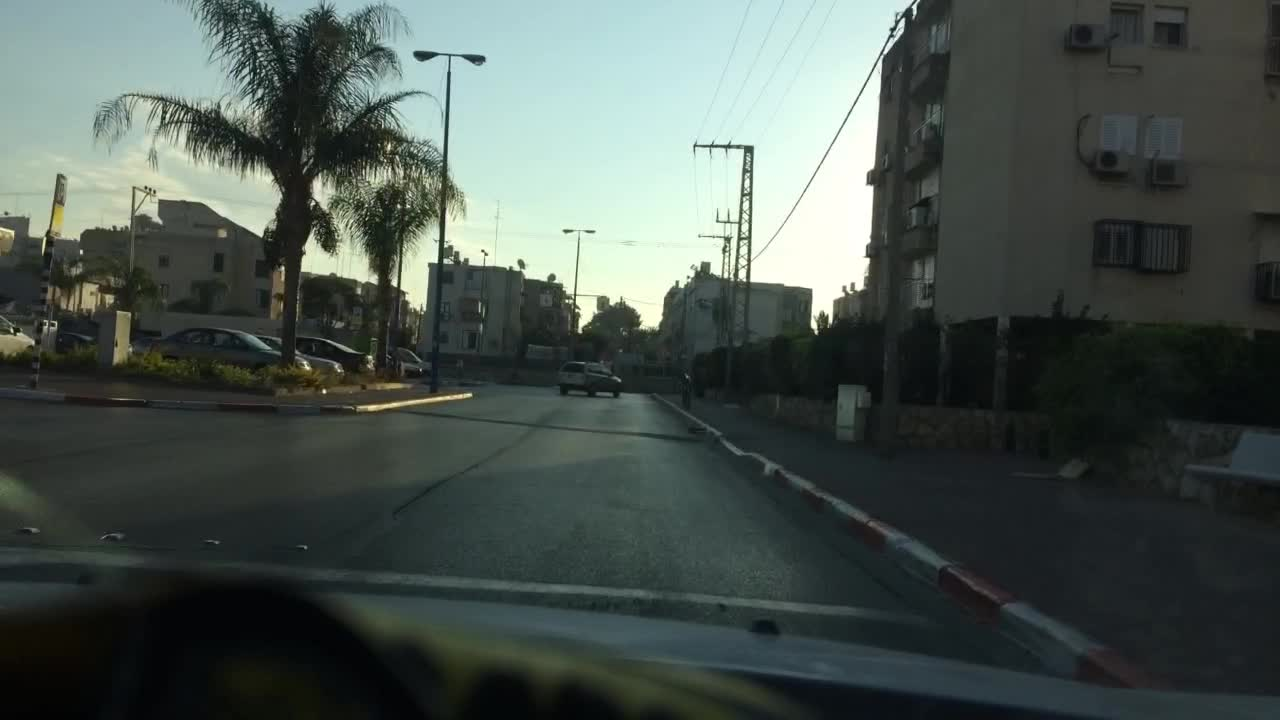
#> input picture TrainA/000d4f89-3bcbe37a.jpg, 1280 x 720 px
$ python -i __init__.py   (imports and definitions only)
#> lines starting #> are read from the running program, lines starting #| are printed output that depends on the picture
#> further down, picture is the input picture: shape (720, 1280, 3); mean B, G, R 79.2, 84.2, 74.2
import cv2
import numpy as np
import copy


class image_dehazer():
    def __init__(self, airlightEstimation_windowSze=15, boundaryConstraint_windowSze=3, C0=20, C1=300,
                 regularize_lambda=0.1, sigma=0.5, delta=0.85, showHazeTransmissionMap=True):
        self.airlightEstimation_windowSze = airlightEstimation_windowSze
        self.boundaryConstraint_windowSze = boundaryConstraint_windowSze
        self.C0 = C0
        self.C1 = C1
        self.regularize_lambda = regularize_lambda
        self.sigma = sigma
        self.delta = delta
        self.showHazeTransmissionMap = showHazeTransmissionMap
        self._A = []
        self._transmission = []
        self._WFun = []

    def __AirlightEstimation(self, HazeImg):
        if (len(HazeImg.shape) == 3):
            for ch in range(len(HazeImg.shape)):
                kernel = np.ones((self.airlightEstimation_windowSze, self.airlightEstimation_windowSze), np.uint8)
                minImg = cv2.erode(HazeImg[:, :, ch], kernel)
                self._A.append(int(minImg.max()))
#> after the loop, self._A = [250, 255, 255]
        else:
            kernel = np.ones((self.airlightEstimation_windowSze, self.airlightEstimation_windowSze), np.uint8)
            minImg = cv2.erode(HazeImg, kernel)
            self._A.append(int(minImg.max()))

    def __BoundCon(self, HazeImg):
        if (len(HazeImg.shape) == 3):

            t_b = np.maximum((self._A[0] - HazeImg[:, :, 0].astype(float)) / (self._A[0] - self.C0),
                             (HazeImg[:, :, 0].astype(float) - self._A[0]) / (self.C1 - self._A[0]))
            t_g = np.maximum((self._A[1] - HazeImg[:, :, 1].astype(float)) / (self._A[1] - self.C0),
                             (HazeImg[:, :, 1].astype(float) - self._A[1]) / (self.C1 - self._A[1]))
            t_r = np.maximum((self._A[2] - HazeImg[:, :, 2].astype(float)) / (self._A[2] - self.C0),
                             (HazeImg[:, :, 2].astype(float) - self._A[2]) / (self.C1 - self._A[2]))

            MaxVal = np.maximum(t_b, t_g, t_r)
            self._Transmission = np.minimum(MaxVal, 1)
        else:
            self._Transmission = np.maximum((self._A[0] - HazeImg.astype(float)) / (self._A[0] - self.C0),
                                            (HazeImg.astype(float) - self._A[0]) / (self.C1 - self._A[0]))
            self._Transmission = np.minimum(self._Transmission, 1)

        kernel = np.ones((self.boundaryConstraint_windowSze, self.boundaryConstraint_windowSze), float)
        self._Transmission = cv2.morphologyEx(self._Transmission, cv2.MORPH_CLOSE, kernel=kernel)

    def __LoadFilterBank(self):
        KirschFilters = []
        KirschFilters.append(np.array([[-3, -3, -3], [-3, 0, 5], [-3, 5, 5]]))
        KirschFilters.append(np.array([[-3, -3, -3], [-3, 0, -3], [5, 5, 5]]))
        KirschFilters.append(np.array([[-3, -3, -3], [5, 0, -3], [5, 5, -3]]))
        KirschFilters.append(np.array([[5, -3, -3], [5, 0, -3], [5, -3, -3]]))
        KirschFilters.append(np.array([[5, 5, -3], [5, 0, -3], [-3, -3, -3]]))
        KirschFilters.append(np.array([[5, 5, 5], [-3, 0, -3], [-3, -3, -3]]))
        KirschFilters.append(np.array([[-3, 5, 5], [-3, 0, 5], [-3, -3, -3]]))
        KirschFilters.append(np.array([[-3, -3, 5], [-3, 0, 5], [-3, -3, 5]]))
        KirschFilters.append(np.array([[-1, -1, -1], [-1, 8, -1], [-1, -1, -1]]))
        return (KirschFilters)

    def __CalculateWeightingFunction(self, HazeImg, Filter):

        # Computing the weight function... Eq (17) in the paper

        HazeImageDouble = HazeImg.astype(float) / 255.0
        if (len(HazeImg.shape) == 3):
            Red = HazeImageDouble[:, :, 2]
            d_r = self.__circularConvFilt(Red, Filter)

            Green = HazeImageDouble[:, :, 1]
            d_g = self.__circularConvFilt(Green, Filter)

            Blue = HazeImageDouble[:, :, 0]
            d_b = self.__circularConvFilt(Blue, Filter)

            return (np.exp(-((d_r ** 2) + (d_g ** 2) + (d_b ** 2)) / (2 * self.sigma * self.sigma)))
        else:
            d = self.__circularConvFilt(HazeImageDouble, Filter)
            return (np.exp(-((d ** 2) + (d ** 2) + (d ** 2)) / (2 * self.sigma * self.sigma)))

    def __circularConvFilt(self, Img, Filter):
        FilterHeight, FilterWidth = Filter.shape
        assert (FilterHeight == FilterWidth), 'Filter must be square in shape --> Height must be same as width'
        assert (FilterHeight % 2 == 1), 'Filter dimension must be a odd number.'

        filterHalsSize = int((FilterHeight - 1) / 2)
        rows, cols = Img.shape
        PaddedImg = cv2.copyMakeBorder(Img, filterHalsSize, filterHalsSize, filterHalsSize, filterHalsSize,
                                       borderType=cv2.BORDER_WRAP)
        FilteredImg = cv2.filter2D(PaddedImg, -1, Filter)
        Result = FilteredImg[filterHalsSize:rows + filterHalsSize, filterHalsSize:cols + filterHalsSize]
        return (Result)

    def __CalTransmission(self, HazeImg):
        rows, cols = self._Transmission.shape

        KirschFilters = self.__LoadFilterBank()

        # Normalize the filters
        for idx, currentFilter in enumerate(KirschFilters):
            KirschFilters[idx] = KirschFilters[idx] / np.linalg.norm(currentFilter)

        # Calculate Weighting function --> [rows, cols. numFilters] --> One Weighting function for every filter
        WFun = []
        for idx, currentFilter in enumerate(KirschFilters):
            WFun.append(self.__CalculateWeightingFunction(HazeImg, currentFilter))
#> after the loop, WFun = 9 items

        # Precompute the constants that are later needed in the optimization step
        tF = np.fft.fft2(self._Transmission)
        DS = 0

        for i in range(len(KirschFilters)):
            D = self.__psf2otf(KirschFilters[i], (rows, cols))
            # D = psf2otf(KirschFilters[i], (rows, cols))
            DS = DS + (abs(D) ** 2)
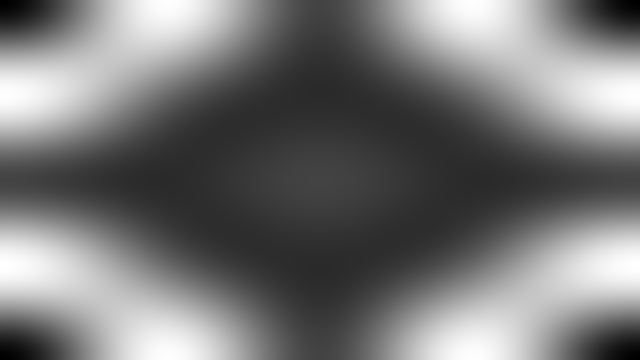
#> DS: shape (720, 1280) float64 (shown at 1/2 size); min 1.91e-31, max 19.53, mean 9; drawn with min black and max white

        # Cyclic loop for refining t and u --> Section III in the paper
        beta = 1  # Start Beta value --> selected from the paper
        beta_max = 2 ** 4  # Selected from the paper --> Section III --> "Scene Transmission Estimation"
        beta_rate = 2 * np.sqrt(2)  # Selected from the paper

        while (beta < beta_max):
            gamma = self.regularize_lambda / beta

            # Fixing t first and solving for u
            DU = 0
            for i in range(len(KirschFilters)):
                dt = self.__circularConvFilt(self._Transmission, KirschFilters[i])
                u = np.maximum((abs(dt) - (WFun[i] / (len(KirschFilters) * beta))), 0) * np.sign(dt)
                DU = DU + np.fft.fft2(self.__circularConvFilt(u, cv2.flip(KirschFilters[i], -1)))

            # Fixing u and solving t --> Equation 26 in the paper
            # Note: In equation 26, the Numerator is the "DU" calculated in the above part of the code
            # In the equation 26, the Denominator is the DS which was computed as a constant in the above code

            self._Transmission = np.abs(np.fft.ifft2((gamma * tF + DU) / (gamma + DS)))
            beta = beta * beta_rate
#> this loop made 3 passes
#> gamma on passes 1 to 3: 0.1, 0.0354, 0.0125
#> pass 1, in __circularConvFilt (call 28), `FilteredImg = cv2.filter2D(PaddedImg, -1, Filter)`:
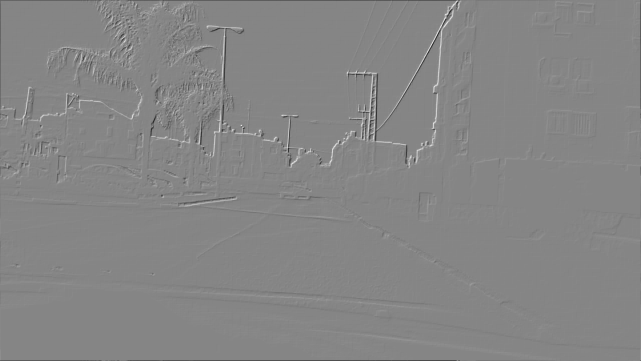
#> FilteredImg: shape (722, 1282) float64 (shown at 1/2 size); min -0.855, max 0.775, mean 1.28e-16; drawn with min black and max white
#> after the loop:
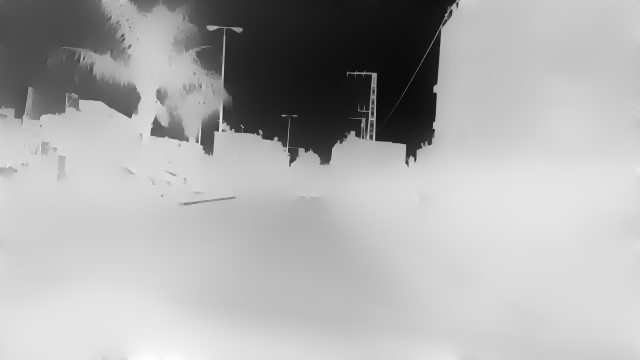
#> self._Transmission: shape (720, 1280) float64 (shown at 1/2 size); min 0.0111, max 1.09, mean 0.747; drawn with min black and max white
#> after the loop, beta = 22.63

        if (self.showHazeTransmissionMap):
            cv2.imshow("Haze Transmission Map", self._Transmission)
            cv2.waitKey(1)

    def __removeHaze(self, HazeImg):
        '''
        :param HazeImg: Hazy input image
        :param Transmission: estimated transmission
        :param A: estimated airlight
        :param delta: fineTuning parameter for dehazing --> default = 0.85
        :return: result --> Dehazed image
        '''

        # This function will implement equation(3) in the paper
        # " https://www.cv-foundation.org/openaccess/content_iccv_2013/papers/Meng_Efficient_Image_Dehazing_2013_ICCV_paper.pdf "

        epsilon = 0.0001
        Transmission = pow(np.maximum(abs(self._Transmission), epsilon), self.delta)

        HazeCorrectedImage = copy.deepcopy(HazeImg)
        if (len(HazeImg.shape) == 3):
            for ch in range(len(HazeImg.shape)):
                temp = ((HazeImg[:, :, ch].astype(float) - self._A[ch]) / Transmission) + self._A[ch]
                temp = np.maximum(np.minimum(temp, 255), 0)
                HazeCorrectedImage[:, :, ch] = temp
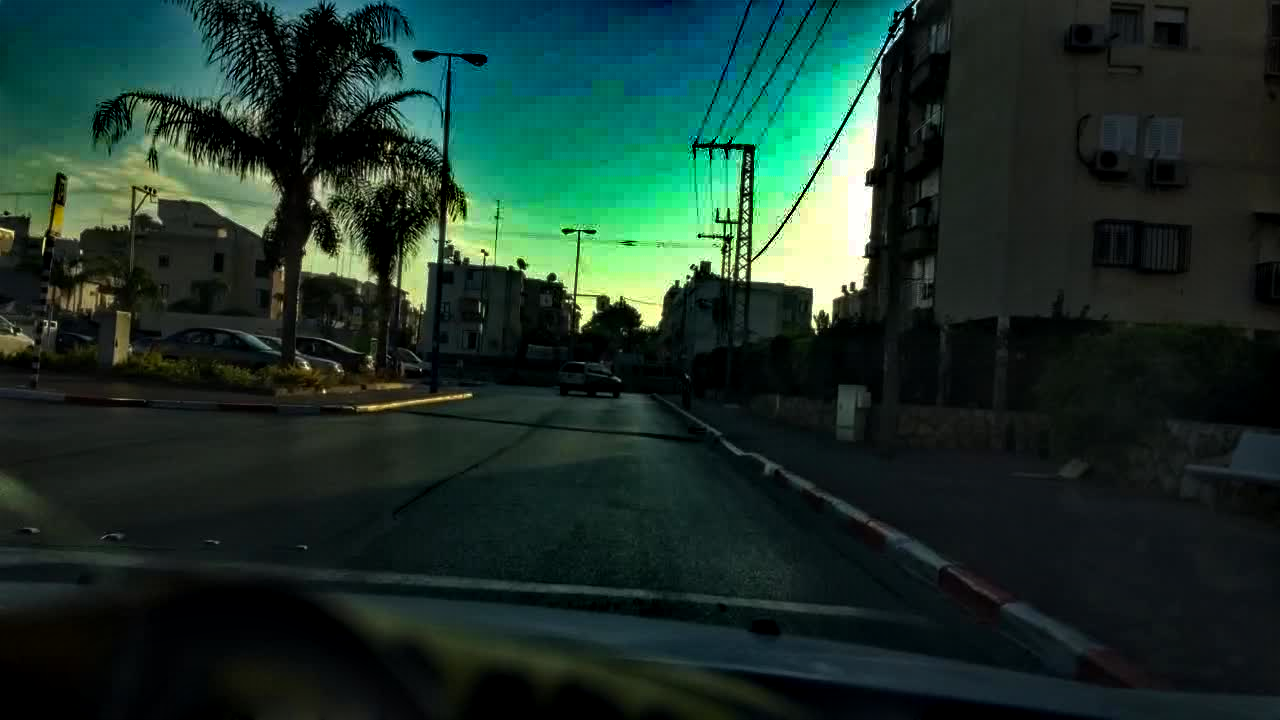
#> HazeCorrectedImage: shape (720, 1280, 3); mean B, G, R 41.8, 50.1, 28
        else:
            temp = ((HazeImg.astype(float) - self._A[0]) / Transmission) + self._A[0]
            temp = np.maximum(np.minimum(temp, 255), 0)
            HazeCorrectedImage = temp
        return (HazeCorrectedImage)

    def __psf2otf(self, psf, shape):
        if np.all(psf == 0):
            return np.zeros_like(psf)

        inshape = psf.shape
        # Pad the PSF to outsize
        psf = self.__zero_pad(psf, shape, position='corner')

        # Circularly shift OTF so that the 'center' of the PSF is
        # [0,0] element of the array
        for axis, axis_size in enumerate(inshape):
            psf = np.roll(psf, -int(axis_size / 2), axis=axis)

        # Compute the OTF
        otf = np.fft.fft2(psf)

        # Estimate the rough number of operations involved in the FFT
        # and discard the PSF imaginary part if within roundoff error
        # roundoff error  = machine epsilon = sys.float_info.epsilon
        # or np.finfo().eps
        n_ops = np.sum(psf.size * np.log2(psf.shape))
        otf = np.real_if_close(otf, tol=n_ops)

        return otf

    def __zero_pad(self, image, shape, position='corner'):

        shape = np.asarray(shape, dtype=int)
        imshape = np.asarray(image.shape, dtype=int)

        if np.alltrue(imshape == shape):
            return image

        if np.any(shape <= 0):
            raise ValueError("ZERO_PAD: null or negative shape given")

        dshape = shape - imshape
        if np.any(dshape < 0):
            raise ValueError("ZERO_PAD: target size smaller than source one")

        pad_img = np.zeros(shape, dtype=image.dtype)

        idx, idy = np.indices(imshape)

        if position == 'center':
            if np.any(dshape % 2 != 0):
                raise ValueError("ZERO_PAD: source and target shapes "
                                 "have different parity.")
            offx, offy = dshape // 2
        else:
            offx, offy = (0, 0)

        pad_img[idx + offx, idy + offy] = image

        return pad_img

    def remove_haze(self, HazeImg):
        self.__AirlightEstimation(HazeImg)
        self.__BoundCon(HazeImg)
        self.__CalTransmission(HazeImg)
        haze_corrected_img = self.__removeHaze(HazeImg)
        HazeTransmissionMap = self._Transmission
        return (haze_corrected_img, HazeTransmissionMap)


# [8 lines left out: function remove_haze, not called in this run]

>>> import cv2
>>> picture = cv2.imread('TrainA/000d4f89-3bcbe37a.jpg')
>>> result = image_dehazer().remove_haze(picture)

$ run again, on TrainA/00abf44e-04004ca0.jpg
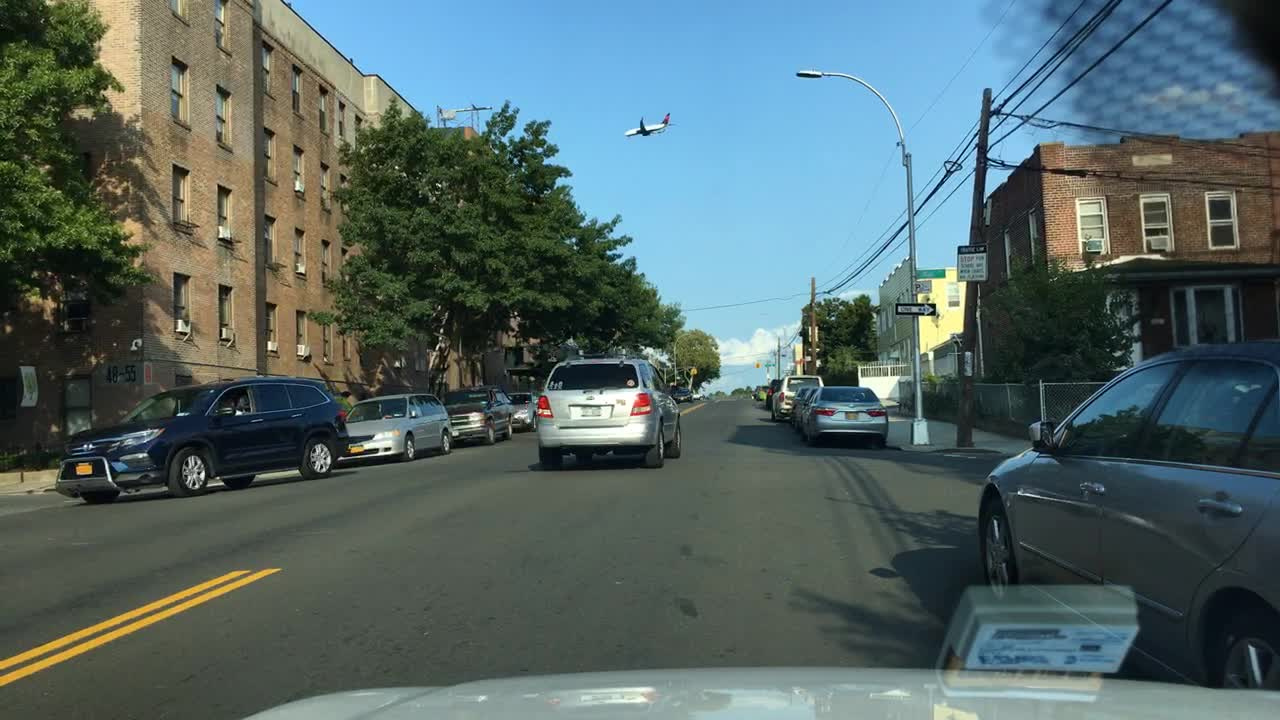
#> input picture TrainA/00abf44e-04004ca0.jpg, 1280 x 720 px
#> picture is the input picture: shape (720, 1280, 3); mean B, G, R 102.6, 102.7, 84.1
#> after the loop in __AirlightEstimation, `for ch in range(len(HazeImg.shape)):`: self._A = [247, 242, 248]
#> after the loop in __CalTransmission, `for idx, currentFilter in enumerate(KirschFilters):`: WFun = 9 items
#> the loop in __CalTransmission, `while (beta < beta_max):` made 3 passes
#> gamma on passes 1 to 3: 0.1, 0.0354, 0.0125
#> after the loop in __CalTransmission, `while (beta < beta_max):`:
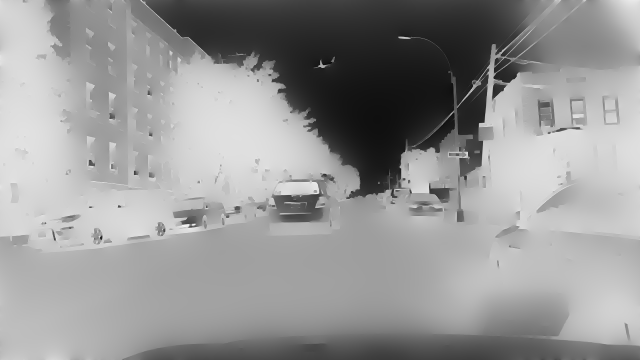
#> self._Transmission: shape (720, 1280) float64 (shown at 1/2 size); min 0.137, max 1.07, mean 0.686; drawn with min black and max white
#> after the loop in __CalTransmission, `while (beta < beta_max):`: beta = 22.63
#> after the loop in __removeHaze, `for ch in range(len(HazeImg.shape)):`:
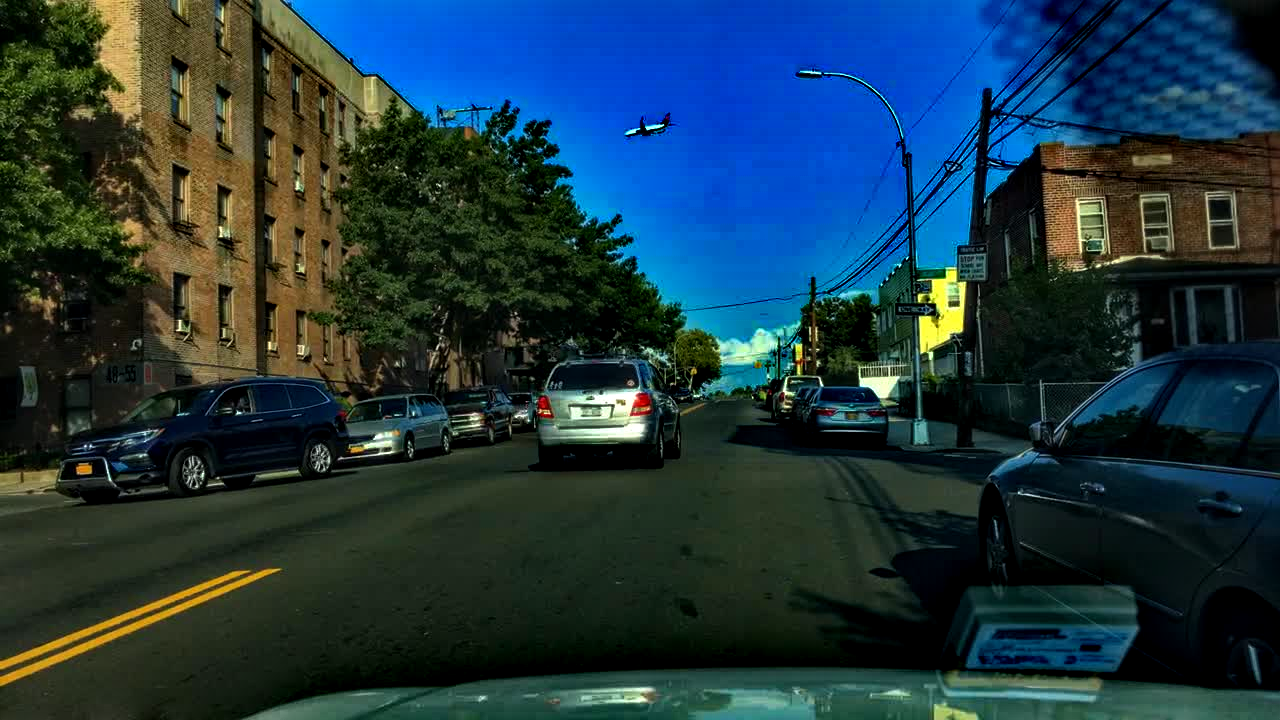
#> HazeCorrectedImage: shape (720, 1280, 3); mean B, G, R 64.9, 55.6, 31
